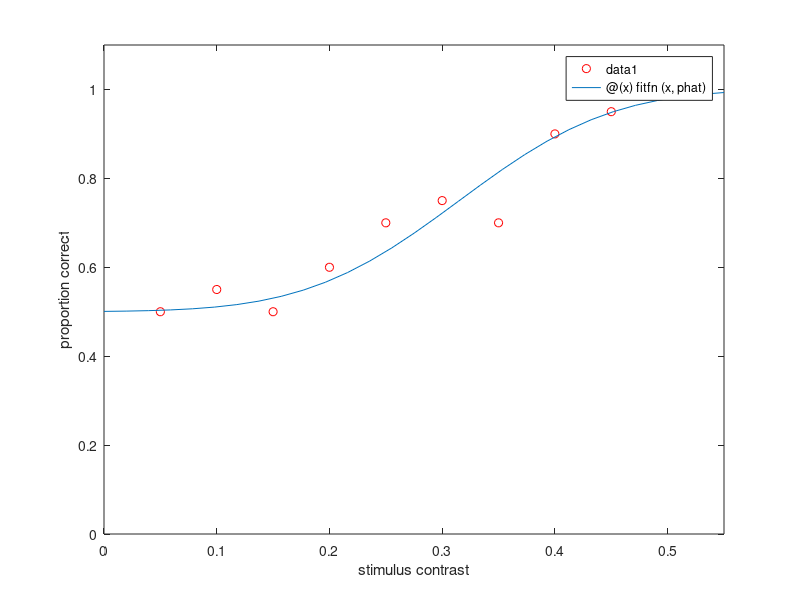

The MATLAB source for this figure:
%% curvefit.m  Curve fitting

%% inline functions

% we have covered how to make functions in M-files.

% we can also write simple functions as "inline functions", which
% are stored in variables like any other value

% a function of one variable
myfn = @( x ) x.^2;
myfn( 1 )
myfn( 2 )
fplot( myfn, [ -1 1 ] );

% a function of two variables
myfn = @( x, y ) x + y.^2;
myfn( 2, 3 )

% a function of a vector
myfn = @( p ) p(1) + p(2).^2;
myfn([ 2 3 ])
% in a way, this is the same as the function of two variables.
% it just expects its arguments in a 1 x 2 vector


%% fminsearch in 1D

% make an inline function to minimize
minfn = @( x ) x.^2;

% minimize it
xhat = fminsearch( minfn, 1 )

% show results
fplot( minfn, [ -1 1 ] );
hold on;
plot(xhat,minfn(xhat),'ro');
hold off;

% if minfn.m is an M-file, do this instead (note the @):
%   xhat = fminsearch( @minfn, 1 );
%   fplot( @minfn, [ -1 1 ] );

% rules for referring to functions
% - to refer to an inline function, use the function name
% - to refer to a function defined in an M-file, use @ followed by
%   the function name, i.e., the M-file name


%% fminsearch in 2D

% make a function to minimize
minfn = @( p ) ( (p(1)-1).^2 ) + ( (p(2)-2).^2 );

% minimize it
phat = fminsearch( minfn, [ 0 0 ] )

% again, if minfn.m is an M-file, do this instead (note the @):
%   phat = fminsearch( @minfn, [ 0 0 ] );


%% sum-of-squares curve fitting

% make some data to fit
dx = linspace(-pi,pi,20);
dy = 1 + 0.5*sin(dx) + 0.2*randn(size(dx));

% make the fitting function
fitfn = @( x, a, b, c ) a + b*sin( x - c );

% make the error function (sum-of-squares)
% (see steps1.m for a step-by-step construction of this function)
errfn = @( p ) sum( ( fitfn(dx,p(1),p(2),p(3)) - dy ).^2 );

% minimize the error function
phat = fminsearch(errfn,[ 0 1 0 ]);

% report results of fit
fprintf(1,'fit:  y = (%.2f) + (%.2f) * sin( x - (%.2f) )\n',phat(1),phat(2),phat(3));

% plot data and fitted function
clf;
plot(dx,dy,'ro');
hold on;
fplot(@(x)fitfn(x,phat(1),phat(2),phat(3)),[ -pi pi ]);
axis([ -pi pi -2 2 ]);


%% improving the fit by making several tries with different inital guesses

% make some data to fit
dx = linspace(-pi,pi,20);
dy = 1 + 0.5*sin(dx) + 0.2*randn(size(dx));

% make the fitting function
fitfn = @( x, a, b, c ) a + b*sin( x - c );

% make the error function (sum-of-squares)
errfn = @( p ) sum( ( fitfn(dx,p(1),p(2),p(3)) - dy ).^2 );

% minimize the error function several times from different starting points
minerr = Inf;
phat = [];
for i = 1:20
    
    % make a fit from a random starting point
    pinit = [ 2*randn rand -pi+2*pi*rand ];
    phat0 = fminsearch(errfn,pinit);
    
    % compare error to best so far
    err = errfn( phat0 );
    if err < minerr
        phat = phat0;
        minerr = err;
    end
    
end

% report results of fit
fprintf(1,'fit:  y = (%.2f) + (%.2f) * sin( x - (%.2f) )\n',phat(1),phat(2),phat(3));

% plot data and fitted function
clf;
plot(dx,dy,'ro');
hold on;
fplot(@(x)fitfn(x,phat(1),phat(2),phat(3)),[ -pi pi ]);
axis([ -pi pi -2 2 ]);


%% maximum-likelihood parameter estimation

% make some data to fit
d = 10 + 2*randn(1,50);

% make the error function
% errfn = @( p ) -prod( normpdf( d, p(1), p(2) ) );
errfn = @( p ) -sum(log( normpdf( d, p(1), p(2) ) ));
% note:  normpdf( x, mu, sigma ) is the probability density of a getting
%        a sample with value x from a normal distribution with mean mu
%        and standard deviation sigma

% minimize the error function
phat = fminsearch( errfn, [ 0 1 ] );

% report results of fit
fprintf('fit:  mu = %.2f, sigma = %.2f\n',phat);


%% maximum-likelihood curve fitting

% make some psychometric data to fit
stimlev =  [ 0.05 0.10 0.15 0.20 0.25 0.30 0.35 0.40 0.45 0.50 ];
ntrials =  [   20   20   20   20   20   20   20   20   20   20 ];
ncorrect = [   10   11   10   12   14   15   14   18   19   20 ];

% make the fitting function
% note:  normcdf( x, mu, sigma ) is a function of x that increases smoothly
%        from 0 to 1.  mu shifts it left or right, and sigma makes it
%        steeper or shallower.
fitfn = @( x, p ) 0.5 + 0.5*normcdf( x, p(1), p(2) );

% make the error function (negative log likelihood)
% (see steps2.m for a step-by-step construction of this function)
% note:  binopdf( x, n, p ) is the probability of having x successes
%        on n trials, when the probability of each success is p
errfn = @(p) -sum( log( binopdf( ncorrect, ntrials, fitfn(stimlev,p) ) ) );

% minimize the error function
phat = fminsearch( errfn, [ 0.1 0.1 ]);

% report results of fit
fprintf('fit:  p = 0.5 + 0.5*normpdf( x, %.2f, %.2f )\n',phat);
fprintf('75%% threshold:  %.2f\n',phat(1));

% plot data and fitted function
clf;
plot(stimlev,ncorrect./ntrials,'ro');
hold on;
fplot( @(x) fitfn(x,phat), [ 0 0.55 ] );
axis([ 0 0.55 0 1.1 ]);
xlabel 'stimulus contrast'
ylabel 'proportion correct'
